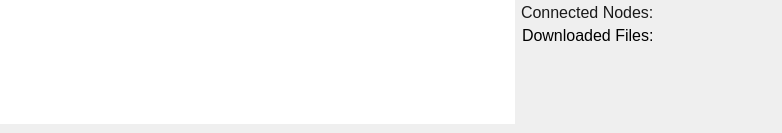
    <widget class="QWidget" name="tab">
     <attribute name="title">
      <string>INFO</string>
     </attribute>
     <widget class="QLabel" name="lab_downloaded_files">
      <property name="geometry">
       <rect>
        <x>522</x>
        <y>25</y>
        <width>251</width>
        <height>21</height>
       </rect>
      </property>
      <property name="palette">
       <palette>
        <active>
         <colorrole role="Text">
          <brush brushstyle="SolidPattern">
           <color alpha="255">
            <red>26</red>
            <green>26</green>
            <blue>26</blue>
           </color>
          </brush>
         </colorrole>
         <colorrole role="ButtonText">
          <brush brushstyle="SolidPattern">
           <color alpha="255">
            <red>26</red>
            <green>26</green>
            <blue>26</blue>
           </color>
          </brush>
         </colorrole>
        </active>
        <inactive>
         <colorrole role="Text">
          <brush brushstyle="SolidPattern">
           <color alpha="255">
            <red>26</red>
            <green>26</green>
            <blue>26</blue>
           </color>
          </brush>
         </colorrole>
         <colorrole role="ButtonText">
          <brush brushstyle="SolidPattern">
           <color alpha="255">
            <red>26</red>
            <green>26</green>
            <blue>26</blue>
           </color>
          </brush>
         </colorrole>
        </inactive>
        <disabled>
         <colorrole role="Text">
          <brush brushstyle="SolidPattern">
           <color alpha="255">
            <red>120</red>
            <green>120</green>
            <blue>120</blue>
           </color>
          </brush>
         </colorrole>
         <colorrole role="ButtonText">
          <brush brushstyle="SolidPattern">
           <color alpha="255">
            <red>120</red>
            <green>120</green>
            <blue>120</blue>
           </color>
          </brush>
         </colorrole>
        </disabled>
       </palette>
      </property>
      <property name="font">
       <font>
        <family>Segoe UI</family>
        <pointsize>12</pointsize>
       </font>
      </property>
      <property name="text">
       <string>Downloaded Files:</string>
      </property>
     </widget>
     <widget class="QLabel" name="label_4">
      <property name="geometry">
       <rect>
        <x>7</x>
        <y>-20</y>
        <width>38</width>
        <height>21</height>
       </rect>
      </property>
      <property name="palette">
       <palette>
        <active/>
        <inactive/>
        <disabled/>
       </palette>
      </property>
      <property name="font">
       <font>
        <family>Segoe UI</family>
        <pointsize>12</pointsize>
       </font>
      </property>
      <property name="text">
       <string>Log</string>
      </property>
     </widget>
     <widget class="QLabel" name="lab_connected_nodes">
      <property name="geometry">
       <rect>
        <x>521</x>
        <y>2</y>
        <width>252</width>
        <height>21</height>
       </rect>
      </property>
      <property name="palette">
       <palette>
        <active>
         <colorrole role="WindowText">
          <brush brushstyle="SolidPattern">
           <color alpha="255">
            <red>26</red>
            <green>26</green>
            <blue>26</blue>
           </color>
          </brush>
         </colorrole>
         <colorrole role="Text">
          <brush brushstyle="SolidPattern">
           <color alpha="255">
            <red>26</red>
            <green>26</green>
            <blue>26</blue>
           </color>
          </brush>
         </colorrole>
        </active>
        <inactive>
         <colorrole role="WindowText">
          <brush brushstyle="SolidPattern">
           <color alpha="255">
            <red>26</red>
            <green>26</green>
            <blue>26</blue>
           </color>
          </brush>
         </colorrole>
         <colorrole role="Text">
          <brush brushstyle="SolidPattern">
           <color alpha="255">
            <red>26</red>
            <green>26</green>
            <blue>26</blue>
           </color>
          </brush>
         </colorrole>
        </inactive>
        <disabled>
         <colorrole role="WindowText">
          <brush brushstyle="SolidPattern">
           <color alpha="255">
            <red>120</red>
            <green>120</green>
            <blue>120</blue>
           </color>
          </brush>
         </colorrole>
         <colorrole role="Text">
          <brush brushstyle="SolidPattern">
           <color alpha="255">
            <red>120</red>
            <green>120</green>
            <blue>120</blue>
           </color>
          </brush>
         </colorrole>
        </disabled>
       </palette>
      </property>
      <property name="font">
       <font>
        <family>Segoe UI</family>
        <pointsize>12</pointsize>
       </font>
      </property>
      <property name="text">
       <string>Connected Nodes: </string>
      </property>
     </widget>
     <widget class="QListWidget" name="lst_log">
      <property name="geometry">
       <rect>
        <x>0</x>
        <y>0</y>
        <width>515</width>
        <height>124</height>
       </rect>
      </property>
      <property name="sizePolicy">
       <sizepolicy hsizetype="Expanding" vsizetype="Minimum">
        <horstretch>0</horstretch>
        <verstretch>0</verstretch>
       </sizepolicy>
      </property>
      <property name="maximumSize">
       <size>
        <width>800</width>
        <height>600</height>
       </size>
      </property>
      <property name="styleSheet">
       <string notr="true">QListView {
	show-decoration-selected: 1;
}

QListView::item:selected {
	background:rgb(200,200,200);
}

QListView:item:selected:!active {
	background: rgb(200,200,200);
}

QListView::item:selected:active {
	background:rgb(176,176,176);
	color:rgb(26,26,26);
}

QListView::item:hover {
	background:rgb(220,220,220);
	border:rgb(220,220,220);
}




QScrollBar:vertical {
    border: none;
    background: rgba(0,0,0,0);
    width: 10px;
    margin: 10px 0px 10px 0px;
}
QScrollBar::handle:vertical {
    background: rgb(121,121,121);
    min-height: 20px;
}
QScrollBar::handle:vertical:hover {
    background: rgb(26,26,26);
    min-height: 10px;
}
QScrollBar::add-line:vertical {
    background: white;
    height: 20px;
    subcontrol-position: bottom;
    subcontrol-origin: margin;
}
QScrollBar::sub-line:vertical {
    background: white;
    height: 10px;
    subcontrol-position: top;
    subcontrol-origin: margin;
}





QScrollBar:horizontal {
    border: none;
    background: rgba(0,0,0,0);
    width: 10px;
    margin: 10px 0px 20px 0px;
}
QScrollBar::handle:horizontal {
    background: rgb(121,121,121);
    min-height: 10px;
}
QScrollBar::handle:horizontal:hover {
    background: rgb(26,26,26);
    min-height: 10px;
}
QScrollBar::add-line:horizontal {
    background: white;
    height: 10px;
    subcontrol-position: bottom;
    subcontrol-origin: margin;
}
QScrollBar::sub-line:horizontal {
    background: white;
    height: 20px;
    subcontrol-position: top;
    subcontrol-origin: margin;
}</string>
      </property>
      <property name="frameShape">
       <enum>QFrame::NoFrame</enum>
      </property>
      <property name="frameShadow">
       <enum>QFrame::Plain</enum>
      </property>
      <property name="verticalScrollBarPolicy">
       <enum>Qt::ScrollBarAsNeeded</enum>
      </property>
      <property name="horizontalScrollBarPolicy">
       <enum>Qt::ScrollBarAsNeeded</enum>
      </property>
     </widget>
    </widget>
